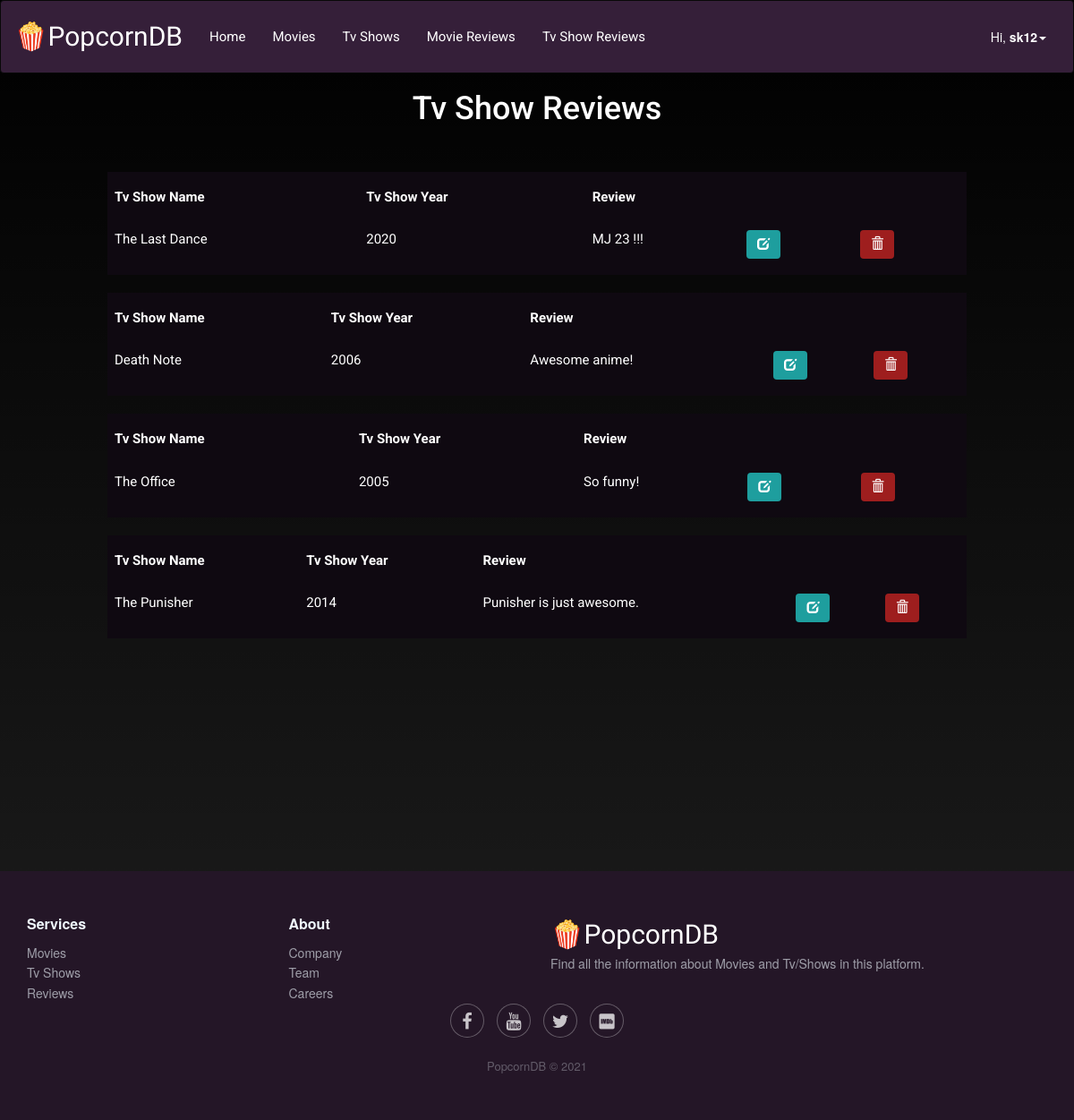
The app's page /mytvreview.php (signed in) with its own data.
### tables this page shows
CREATE TABLE `tvshowreview` (
  `id` int(11) NOT NULL,
  `username` varchar(255) NOT NULL,
  `tvshowid` int(11) NOT NULL,
  `reviewtxt` varchar(255) NOT NULL,
  `createdAt` timestamp NOT NULL DEFAULT current_timestamp() ON UPDATE current_timestamp()
);

CREATE TABLE `tvshow` (
  `tvshowid` int(11) NOT NULL,
  `title` varchar(80) NOT NULL,
  `year` int(11) NOT NULL,
  `season` varchar(80) NOT NULL,
  `genre` varchar(80) NOT NULL,
  `plot` blob DEFAULT NULL,
  `imdb` varchar(255) NOT NULL,
  `img` longblob DEFAULT NULL
);

### mytvreview.php (the view, shortened to what this page needs)
<!DOCTYPE html>
<html lang="en">
<head>
<?php include 'header.php';?>
</head>
<body>
<center>
<h1 style="color:white; font-family: 'Roboto', sans-serif;">Tv Show Reviews</h1>
</center>
<br><br>
  <?php
  $username = $_SESSION['username'];
$sql = "SELECT * FROM tvshow INNER JOIN tvshowreview ON tvshow.tvshowid=tvshowreview.tvshowid WHERE username ='$username' ORDER BY createdAt DESC";
$result = mysqli_query($link, $sql);
  if (mysqli_num_rows($result) > 0) {
while ($row = mysqli_fetch_assoc($result)) {
?>
<div style="overflow-x:auto;">
<table class="table usertable">
  <thead>
    <tr>
      <th scope="col">Tv Show Name</th>
      <th scope="col">Tv Show Year</th>
      <th scope="col">Review</th>
      <th scope="col"></th>
      <th scope="col"></th>
    </tr>
  </thead>
  <tbody>
    <tr id="trhover">
      <td><?php echo $row['title']; ?></td>
      <td><?php echo $row['year']; ?></td>
      <td><?php echo $row['reviewtxt']; ?></td>
      <td><button class="btn btn-primary" id="editbtn" data-toggle="modal" data-target="#update_modal<?php echo $row['id']; ?>"><span class="glyphicon glyphicon-edit"></button></td>
      <td><button class="btn btn-primary btn-danger" id="delbtn" data-toggle="modal" data-target="#delete_modal<?php echo $row['id']; ?>"><span class="glyphicon glyphicon-trash"></button></td>
    </tr>
  </tbody>
  <?php }  ?>
  </table>
  </div>
  <?php
}?>
<br><br><br><br><br><br><br><br><br><br><br><br>
<?php include 'footer.php';?>
</body>
</html>

### header.php (shortened to what this page needs)
  <link rel="stylesheet" href="https://maxcdn.bootstrapcdn.com/bootstrap/3.4.1/css/bootstrap.min.css">
  <link href="style.css" rel="stylesheet" type="text/css"/>
  <nav class="navbar navbar-inverse" id="navbar">
  <div class="container-fluid">
    <div class="navbar-header">
      <a class="navbar-brand" id="navlogo" href="index.php"><span>🍿</span>PopcornDB</a>
    </div>
    <div class="collapse navbar-collapse" id="myNavbar">
    <ul class="nav navbar-nav">
      <li><a href="index.php" id="navtext" >Home</a></li>
      <li><a href="movie.php" id="navtext" >Movies</a></li>
      <li><a href="tvshow.php" id="navtext">Tv Shows</a></li>
      <li><a href="myreview.php" id="navtext">Movie Reviews</a></li>
      <li><a href="mytvreview.php" id="navtext">Tv Show Reviews</a></li>
    </ul>
    <ul class="nav navbar-nav navbar-right">
    <li class="dropdown">
          <a class="dropdown-toggle" data-toggle="dropdown" id="hiuser" href="#">Hi, <b><?php echo htmlspecialchars($_SESSION["username"]); ?></b><span class="caret"></span></a>
        </li>
    </ul>
  </div>
</div>
</nav>

### footer.php (shortened to what this page needs)
<!DOCTYPE html>
<html>
<body>
    <div class="footer-dark">
        <footer>
            <div class="container">
                <div class="row">
                    <div class="col-sm-6 col-md-3 item">
                        <h3>Services</h3>
                        <ul>
                            <li><a href="#">Movies</a></li>
                            <li><a href="#">Tv Shows</a></li>
                            <li><a href="#">Reviews</a></li>
                        </ul>
                    </div>
                    <div class="col-sm-6 col-md-3 item">
                        <h3>About</h3>
                        <ul>
                            <li><a href="#">Company</a></li>
                            <li><a href="#">Team</a></li>
                            <li><a href="#">Careers</a></li>
                        </ul>
                    </div>
                    <div class="col-md-6 item text">
                        <a  id="navlogo" href="#"><span>🍿</span>PopcornDB</a>
                        <p>Find all the information about Movies and Tv/Shows in this platform.</p>
                    </div>
                    <div class="col item social"><a href="#"><i class="fa fa-facebook"></i></a><a href="#"><i class="fa fa-youtube"></i></a><a href="#"><i class="fa fa-twitter"></i></a><a href="#"><i class="fa fa-imdb"></i></a></div>
                </div>
                <p class="copyright">PopcornDB © 2021</p>
            </div>
        </footer>
    </div>
    <link rel="stylesheet" href="https://stackpath.bootstrapcdn.com/font-awesome/4.7.0/css/font-awesome.min.css">
</body>
</html>

### style.css (style rules this page uses)
body { background-image: linear-gradient( rgba(0, 0, 0, 1), rgba(0, 0, 0, 0.88) ), url('img/coverbody1.jpg'); }
i.fa { font-family:FontAwesome!important; }
.navbar-inverse { min-height: 80px; }
.navbar-nav > li > a { padding-top: 0px; padding-bottom: 0px; line-height: 80px; }
#navbar { background-color: #351f39 ; }
#hiuser { color: white; }
.navbar-brand { margin-top: 15px; }
#navlogo { font-size: 3rem; color: white; font-family: 'Redressed', cursive; }
#navtext { color: white; font-size: 15px; font-family: 'Caveat', cursive; font-family: 'Roboto', sans-serif; }

### mytvreview.php (style rules this page uses)
.usertable { width:80%; color:white; border-collapse:separate; border-spacing:0 10px; margin-left:12%; margin-right:15%; background-color:#0f0911; color:white; font-family: 'Roboto', sans-serif; font-size:1.8rem; }
@media only screen and (min-width:300px) and (max-width:1200px) { .usertable { margin-left:auto; margin-right:auto; font-size:1.5rem; } }
th { border:none !important; }
td { border:none !important; }
#editbtn { background-color: #1E9E9E; color:white; border:none; }
#delbtn { background-color:#9E1E1E; color:white; border:none; }

### footer.php (style rules this page uses)
.footer-dark { padding:50px 0; color:#f0f9ff; background-color:#241627; }
.footer-dark h3 { margin-top:0; margin-bottom:12px; font-weight:bold; font-size:16px; }
.footer-dark ul { padding:0; list-style:none; line-height:1.6; font-size:14px; margin-bottom:0; }
.footer-dark ul a { color:inherit; text-decoration:none; opacity:0.6; }
.footer-dark .item.text { margin-bottom:36px; }
.footer-dark .item.text p { opacity:0.6; margin-bottom:0; }
.footer-dark .item.social { text-align:center; }
i.fa { font-family:FontAwesome!important; }
.footer-dark .item.social > a { font-size:20px; width:36px; height:36px; line-height:36px; display:inline-block; text-align:center; border-radius:50%; box-shadow:0 0 0 1px rgba(255,255,255,0.4); margin:0 8px; color:#fff; opacity:0.75; }
.footer-dark .copyright { text-align:center; padding-top:24px; opacity:0.3; font-size:13px; margin-bottom:0; }
#navlogo { text-decoration:none; }

### records on screen
tvshowreview: tvshowid.title "The Last Dance", tvshowid.year "2020", reviewtxt "MJ 23 !!!"
tvshowreview: tvshowid.title "Death Note", tvshowid.year "2006", reviewtxt "Awesome anime!"
tvshowreview: tvshowid.title "The Office", tvshowid.year "2005", reviewtxt "So funny!"
tvshowreview: tvshowid.title "The Punisher", tvshowid.year "2014", reviewtxt "Punisher is just awesome."

### other values on screen
$_SESSION["username"] "sk12"
